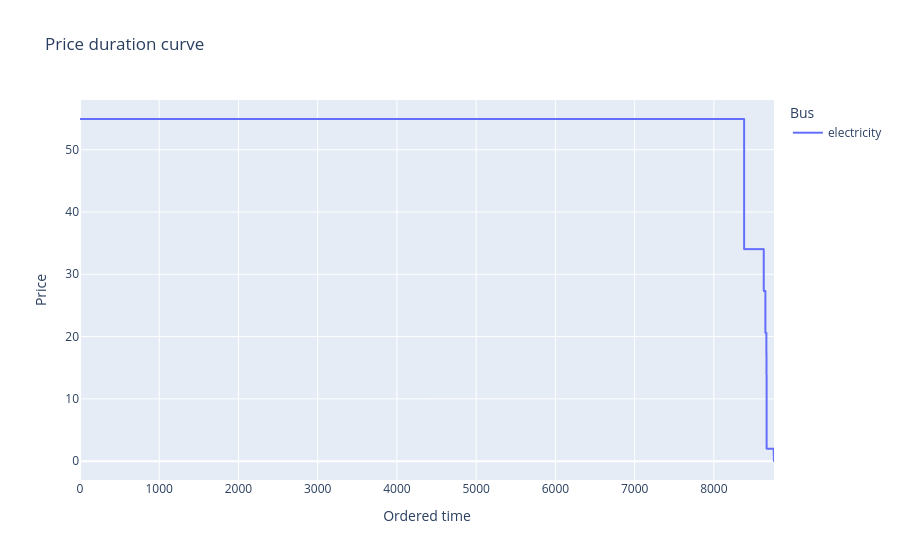

The code cell stored with this chart in its notebook:
### Code cell
pdc = n.buses_t.marginal_price['electricity'].loc['2019-01-01':'2019-12-31'].sort_values(ascending=False).reset_index(drop=True)

fig = px.line(
    pdc,
    title="Price duration curve",
    labels={
        "index": "Ordered time",
        "value": "Price",
        "variable": "Bus"
    }
)
fig.show()

### Figure 1 — Plotly figure (JSON) as saved in the notebook; plotly's stock layout.template omitted (floating-point values rounded to 4 significant figures; data arrays with more than 128 entries replaced by an {"elided": "..."} marker saying what was removed)
{"data": [{"hovertemplate": "Bus=electricity<br>Ordered time=%{x}<br>Price=%{y}<extra></extra>", "legendgroup": "electricity", "line": {"color": "#636efa", "dash": "solid"}, "marker": {"symbol": "circle"}, "mode": "lines", "name": "electricity", "showlegend": true, "type": "scattergl", "x": {"elided": "8760 int values"}, "xaxis": "x", "y": {"elided": "8760 float values"}, "yaxis": "y"}], "layout": {"legend": {"title": {"text": "Bus"}, "tracegroupgap": 0}, "title": {"text": "Price duration curve"}, "xaxis": {"anchor": "y", "domain": [0, 1], "title": {"text": "Ordered time"}}, "yaxis": {"anchor": "x", "domain": [0, 1], "title": {"text": "Price"}}}}
